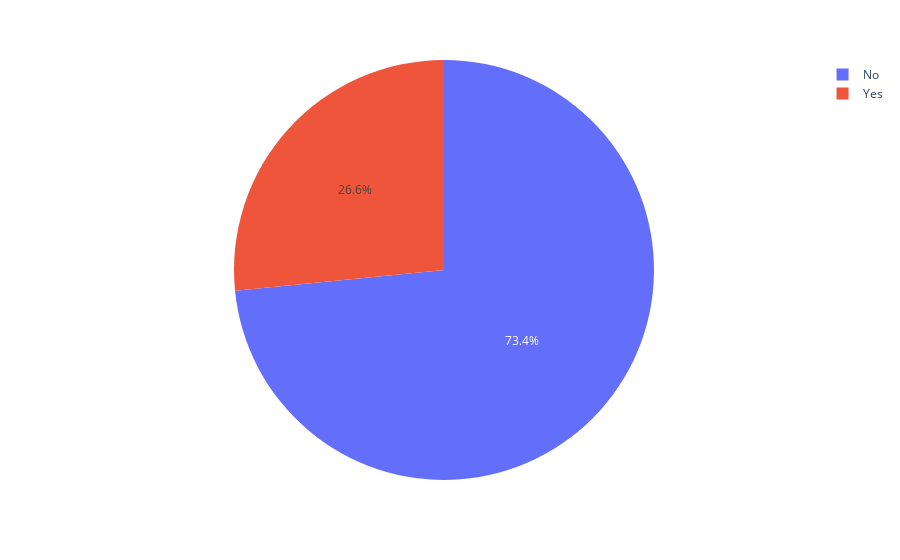

The notebook cell saved with this chart:
### Code cell
import plotly.express as px
    # This dataframe has 244 lines, but 4 distinct values for `day`
    #df = px.data.tips()
    fig = px.pie(maindata, names='Churn',labels=["Yes","No"])
    fig.show()

### Figure 1 — Plotly figure (JSON) as saved in the notebook; plotly's stock layout.template omitted (floating-point values rounded to 4 significant figures; data arrays with more than 128 entries replaced by an {"elided": "..."} marker saying what was removed)
{"data": [{"domain": {"x": [0, 1], "y": [0, 1]}, "hoverlabel": {"namelength": 0}, "hovertemplate": "Churn=%{label}", "labels": {"elided": "7032 str values"}, "legendgroup": "", "name": "", "showlegend": true, "type": "pie"}], "layout": {"legend": {"tracegroupgap": 0}, "margin": {"t": 60}}}
